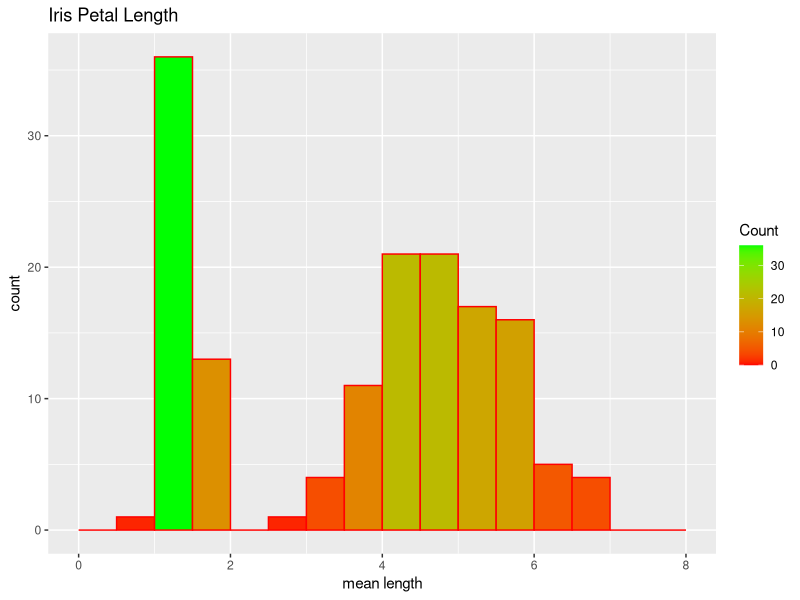
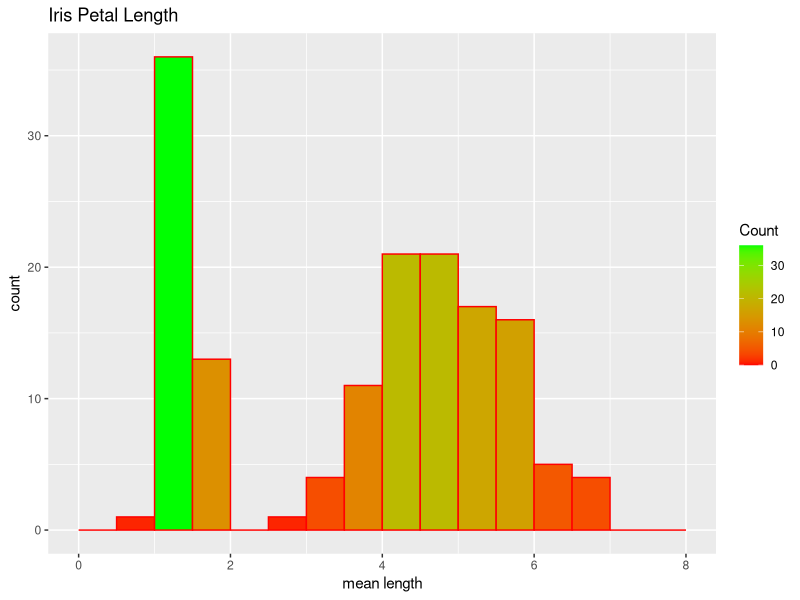

Recreate these plots in R, in order.
data("iris")
library(ggplot2)
petal_length_mean <- mean(iris$Petal.Length)

Plot1<-ggplot(data=iris, aes(Petal.Length))+ 
  geom_histogram(breaks=seq(0, 8, by=.5),
                 col= ("red"),
                 aes(fill=..count..)) +
  scale_fill_gradient("Count", low="red", high="green")+
  labs(title="Iris Petal Length", x="mean length", y="count")
print(Plot1)

png("First_Script.png")
print(Plot1)
dev.off()

